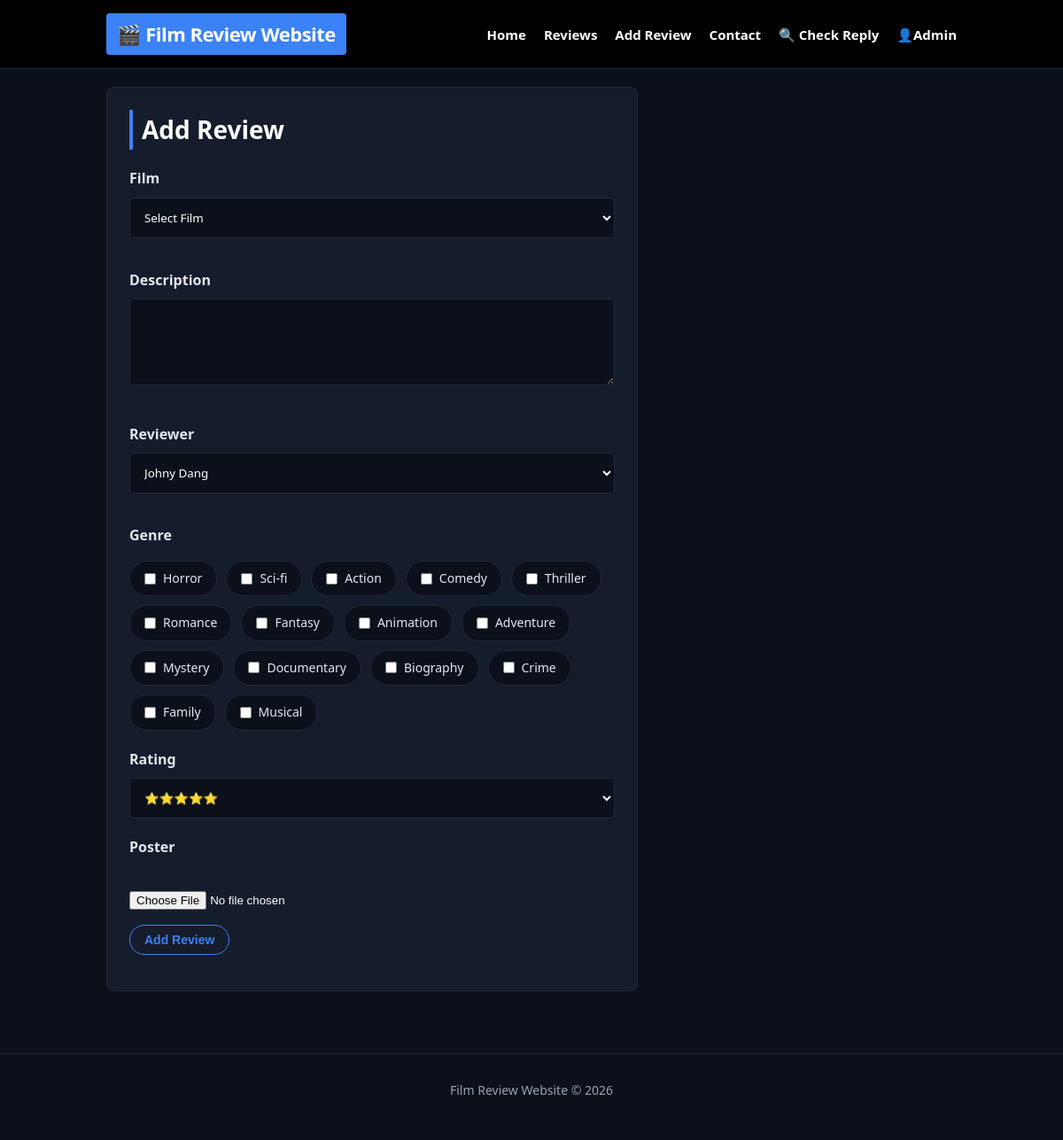
/addreview.php, run on the app's committed database.
### tables this page shows
CREATE TABLE
  `genre` (
    `id` int (11) NOT NULL,
    `name` varchar(255) DEFAULT NULL
  );

### addreview.php (called while the page is built, shortened)
<?php
include 'includes/DatabaseConnection.php';
include 'includes/DatabaseFunctions.php';
if ($_SERVER['REQUEST_METHOD'] === 'POST') {
    try {
        $posterName = null;
        if (!empty($_FILES['poster']['name'])) {
            $posterName = time() . '_' . $_FILES['poster']['name'];
            move_uploaded_file($_FILES['poster']['tmp_name'], 'uploads/' . $posterName);
        }
        $reviewId = insertReview($pdo, $_POST['reviewtext'], $_POST['rating'], $_POST['film'], $_POST['reviewerid'], $posterName);
        if (isset($_POST['genre'])) {
            foreach ($_POST['genre'] as $genre) {
                insertReviewGenre($pdo, $reviewId, $genre);
            }
        }
        header('Location: reviews.php');
        exit();
    } catch (PDOException $e) {
        $title = 'Database error';
        $output = $e->getMessage();
        include 'templated/layout.html.php';
        exit();
    }
} else {
    try {
        $reviewers = getReviewers($pdo);
        $genres = getGenres($pdo);
        include 'templated/addreview.html.php';
    } catch (PDOException $e) {
        $title = 'Database error';
        $output = $e->getMessage();
    }
}
include 'templated/layout.html.php';

### includes/DatabaseFunctions.php (called while the page is built, shortened)
<?php
function getReviewers($pdo)
{
    $sql = "SELECT * FROM reviewer WHERE name != 'Admin'";
    $query = $pdo->query($sql);
    return $query->fetchAll();
}
function getGenres($pdo)
{
    $genres = $pdo->query('SELECT id, name FROM genre');
    return $genres;
}

### templated/addreview.html.php (the view, shortened to what this page needs)
<form action="" method="post" enctype="multipart/form-data">
    <h2>Add Review</h2>
    <p>
        <label>Film</label>
        <select name="film" required>
            <option value="">Select Film</option>
        </select>
    </p>
    <p>
        <label>Description</label>
        <textarea name="reviewtext" rows="4" cols="40"></textarea>
    </p>
    <p>
        <label>Reviewer</label>
        <select name="reviewerid">
            <?php foreach ($reviewers as $reviewer): ?>
                <option value="<?= $reviewer['id'] ?>">
                    <?= htmlspecialchars($reviewer['name']) ?>
                </option>
            <?php endforeach; ?>
        </select>
    </p>
    <p>
        <label>Genre</label>
    <div class="genre-group">
        <?php foreach ($genres as $genre): ?>
            <label>
                <input type="checkbox" name="genre[]" value="<?= $genre['id'] ?>">
                <?= htmlspecialchars($genre['name']) ?>
            </label>
        <?php endforeach; ?>
    </div>
    </p>
    <label for="rating">Rating</label>
    <select name="rating" id="rating" required>
        <option value="5">⭐⭐⭐⭐⭐</option>
    </select>
    <p>
        <label>Poster</label><br>
        <input type="file" name="poster" accept="image/*">
    </p>
    <p>
        <input type="submit" value="Add Review">
    </p>
</form>

### film.css (style rules this page uses)
:root { --bg-page: #0b101a; --bg-card: #151c2b; --bg-header: #000000; --imdb-blue: #3b82f6; --imdb-blue-hover: #60a5fa; --text-main: #ffffff; --text-muted: #94a3b8; --border-color: #1e293b; }
* { margin: 0; padding: 0; box-sizing: border-box; }
body { font-family: "Segoe UI", Helvetica, Arial, sans-serif; background: var(--bg-page); color: var(--text-main); line-height: 1.6; }
h2 { font-size: 28px; margin-bottom: 20px; border-left: 4px solid var(--imdb-blue); padding-left: 10px; }
p { margin-bottom: 15px; }
.btn-edit, .btn-delete, input[type="submit"] { background: transparent; border: 1px solid var(--imdb-blue); color: var(--imdb-blue); padding: 8px 16px; border-radius: 20px; font-size: 14px; font-weight: 600; cursor: pointer; text-decoration: none; display: inline-block; transition: all 0.2s ease; }
form { max-width: 600px; background: var(--bg-card); padding: 25px; border-radius: 8px; border: 1px solid var(--border-color); }
label { display: block; font-weight: 600; margin-bottom: 8px; color: #e2e8f0; }
input[type="text"], input[type="email"], input[type="password"], textarea, select { width: 100%; padding: 12px; margin-bottom: 20px; border-radius: 4px; border: 1px solid var(--border-color); background: var(--bg-page); color: white; font-family: inherit; transition: border-color 0.2s, box-shadow 0.2s; }
.genre-group { display: flex; flex-wrap: wrap; gap: 10px; margin-bottom: 20px; }
.genre-group label { display: inline-flex; align-items: center; gap: 8px; background: var(--bg-page); padding: 8px 16px; border-radius: 20px; border: 1px solid var(--border-color); cursor: pointer; font-weight: normal; font-size: 14px; margin-bottom: 0; transition: all 0.2s; }

### data on the page
genre: name "Horror"
genre: name "Sci-fi"
genre: name "Action"
genre: name "Comedy"
genre: name "Thriller"
genre: name "Romance"
genre: name "Fantasy"
genre: name "Animation"
genre: name "Adventure"
genre: name "Mystery"
genre: name "Documentary"
genre: name "Biography"
genre: name "Crime"
genre: name "Family"
genre: name "Musical"

### other printed values
form field reviewerid "Johny Dang"
